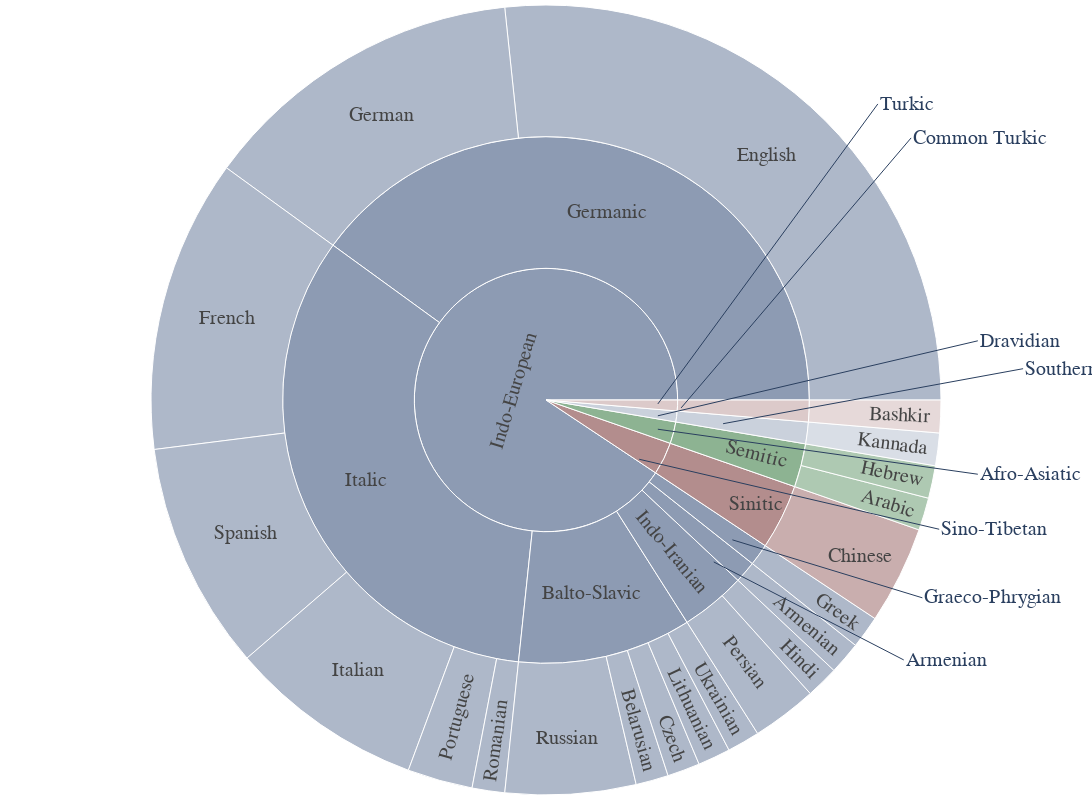

The notebook cell this image was saved under:
### Code cell
fig = px.sunburst(df_sys, path=['Language Family', 'Language Branch', "Name"], width=1150, height=800
                  #color_continuous_midpoint=np.average(df['lifeExp'], weights=df['pop'])
                  , color_discrete_sequence=["#8d9bb3", "#b38d8d", "#8db392"]
                  )

fig.add_annotation(text="Turkic", xanchor="left", x=0.62, y=0.495, ax=220, ay=-300)
fig.add_annotation(text="Common Turkic", xanchor="left", x=0.645, y=0.49, ax=230, ay=-270)

fig.add_annotation(text="Sino-Tibetan", xanchor="left", x=0.6, y=0.425, ax=300, ay=70)
#fig.add_annotation(text="Sinitic", xanchor="left", x=0.69, y=0.472, ax=280, ay=-100)


fig.add_annotation(text="Afro-Asiatic", xanchor="left", x=0.62, y=0.463, ax=320, ay=45)
fig.add_annotation(text="Dravidian", xanchor="left", x=0.62, y=0.48, ax=320, ay=-75)
fig.add_annotation(text="Southern", xanchor="left", x=0.69, y=0.47, ax=300, ay=-55)
# fig.add_annotation(text="Semitic", xanchor="left", x=0.75, y=0.433, ax=240, ay=48)

fig.add_annotation(text="Graeco-Phrygian", xanchor="left", x=0.7, y=0.323, ax=190, ay=58)
fig.add_annotation(text="Armenian", xanchor="left", x=0.68, y=0.295, ax=190, ay=98)

fig.update_layout(
    # title="Distribution of language groups and branches supported by the KGQA systems",
    font=dict(size=20, family="Times New Roman"),
    uniformtext=dict(minsize=20, mode='hide'),
    legend_title_text='System Count',
    margin = dict(b=5, t=5),

)

fig.show()
fig.write_image("../data/img/language-families.pdf")

### Figure 1 — Plotly figure (JSON) as saved in the notebook; plotly's stock layout.template omitted (floating-point values rounded to 4 significant figures)
{"data": [{"branchvalues": "total", "domain": {"x": [0, 1], "y": [0, 1]}, "hovertemplate": "labels=%{label}<br>count=%{value}<br>parent=%{parent}<br>id=%{id}<extra></extra>", "ids": ["Afro-Asiatic/Semitic/Arabic", "Indo-European/Armenian/Armenian", "Turkic/Common Turkic/Bashkir", "Indo-European/Balto-Slavic/Belarusian", "Sino-Tibetan/Sinitic/Chinese", "Indo-European/Balto-Slavic/Czech", "Indo-European/Germanic/English", "Indo-European/Italic/French", "Indo-European/Germanic/German", "Indo-European/Graeco-Phrygian/Greek", "Afro-Asiatic/Semitic/Hebrew", "Indo-European/Indo-Iranian/Hindi", "Indo-European/Italic/Italian", "Dravidian/Southern/Kannada", "Indo-European/Balto-Slavic/Lithuanian", "Indo-European/Indo-Iranian/Persian", "Indo-European/Italic/Portuguese", "Indo-European/Italic/Romanian", "Indo-European/Balto-Slavic/Russian", "Indo-European/Italic/Spanish", "Indo-European/Balto-Slavic/Ukrainian", "Indo-European/Armenian", "Indo-European/Balto-Slavic", "Turkic/Common Turkic", "Indo-European/Germanic", "Indo-European/Graeco-Phrygian", "Indo-European/Indo-Iranian", "Indo-European/Italic", "Afro-Asiatic/Semitic", "Sino-Tibetan/Sinitic", "Dravidian/Southern", "Afro-Asiatic", "Dravidian", "Indo-European", "Sino-Tibetan", "Turkic"], "labels": ["Arabic", "Armenian", "Bashkir", "Belarusian", "Chinese", "Czech", "English", "French", "German", "Greek", "Hebrew", "Hindi", "Italian", "Kannada", "Lithuanian", "Persian", "Portuguese", "Romanian", "Russian", "Spanish", "Ukrainian", "Armenian", "Balto-Slavic", "Common Turkic", "Germanic", "Graeco-Phrygian", "Indo-Iranian", "Italic", "Semitic", "Sinitic", "Southern", "Afro-Asiatic", "Dravidian", "Indo-European", "Sino-Tibetan", "Turkic"], "name": "", "parents": ["Afro-Asiatic/Semitic", "Indo-European/Armenian", "Turkic/Common Turkic", "Indo-European/Balto-Slavic", "Sino-Tibetan/Sinitic", "Indo-European/Balto-Slavic", "Indo-European/Germanic", "Indo-European/Italic", "Indo-European/Germanic", "Indo-European/Graeco-Phrygian", "Afro-Asiatic/Semitic", "Indo-European/Indo-Iranian", "Indo-European/Italic", "Dravidian/Southern", "Indo-European/Balto-Slavic", "Indo-European/Indo-Iranian", "Indo-European/Italic", "Indo-European/Italic", "Indo-European/Balto-Slavic", "Indo-European/Italic", "Indo-European/Balto-Slavic", "Indo-European", "Indo-European", "Turkic", "Indo-European", "Indo-European", "Indo-European", "Indo-European", "Afro-Asiatic", "Sino-Tibetan", "Dravidian", "", "", "", "", ""], "type": "sunburst", "values": [1, 1, 1, 1, 3, 1, 20, 9, 10, 1, 1, 1, 6, 1, 1, 2, 2, 1, 4, 7, 1, 1, 8, 1, 30, 1, 3, 25, 2, 3, 1, 2, 1, 68, 3, 1]}], "layout": {"annotations": [{"ax": 220, "ay": -300, "text": "Turkic", "x": 0.62, "xanchor": "left", "y": 0.495}, {"ax": 230, "ay": -270, "text": "Common Turkic", "x": 0.645, "xanchor": "left", "y": 0.49}, {"ax": 300, "ay": 70, "text": "Sino-Tibetan", "x": 0.6, "xanchor": "left", "y": 0.425}, {"ax": 320, "ay": 45, "text": "Afro-Asiatic", "x": 0.62, "xanchor": "left", "y": 0.463}, {"ax": 320, "ay": -75, "text": "Dravidian", "x": 0.62, "xanchor": "left", "y": 0.48}, {"ax": 300, "ay": -55, "text": "Southern", "x": 0.69, "xanchor": "left", "y": 0.47}, {"ax": 190, "ay": 58, "text": "Graeco-Phrygian", "x": 0.7, "xanchor": "left", "y": 0.323}, {"ax": 190, "ay": 98, "text": "Armenian", "x": 0.68, "xanchor": "left", "y": 0.295}], "font": {"family": "Times New Roman", "size": 20}, "height": 800, "legend": {"title": {"text": "System Count"}, "tracegroupgap": 0}, "margin": {"b": 5, "t": 5}, "sunburstcolorway": ["#8d9bb3", "#b38d8d", "#8db392"], "uniformtext": {"minsize": 20, "mode": "hide"}, "width": 1150}}
